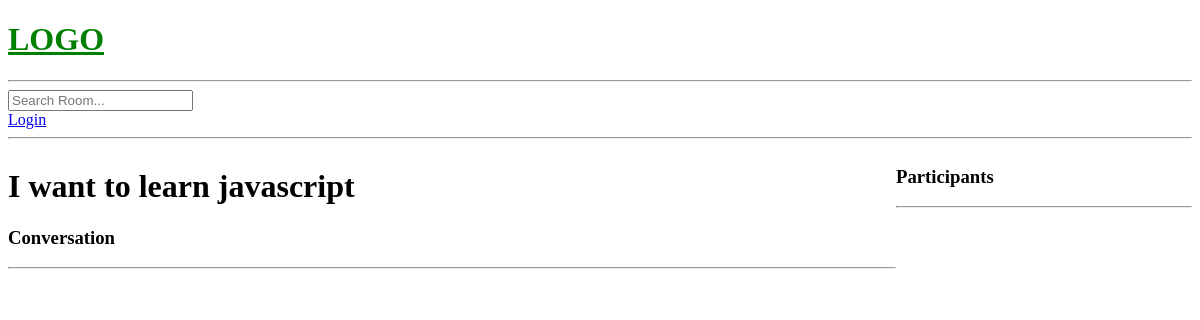
Page /room/4/ on the earlier database version.
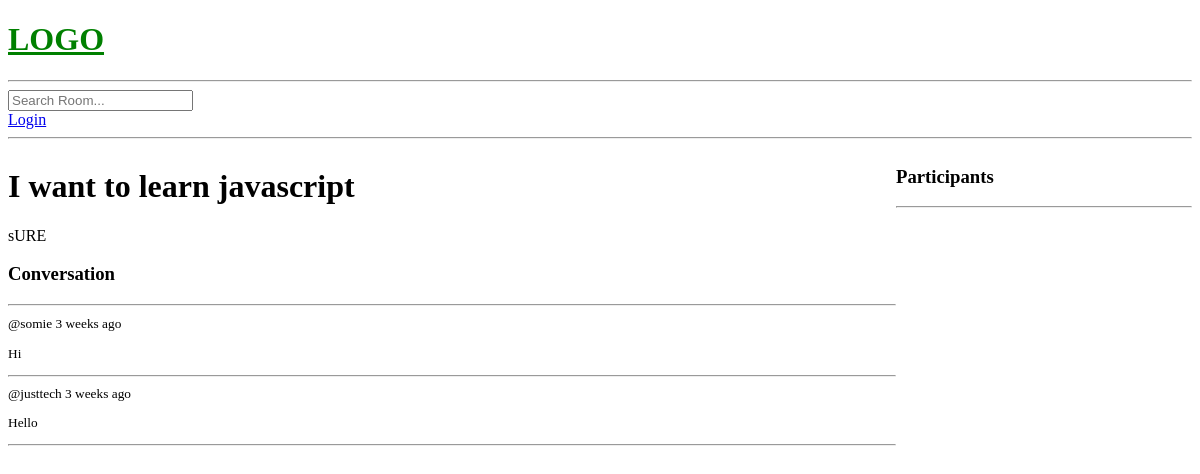
Same page on the later database version.
### base/models.py (models this page shows, shortened)
class Room(models.Model):
    host = models.ForeignKey(User, on_delete=models.SET_NULL, null=True)
    topic = models.ForeignKey(Topic, on_delete=models.SET_NULL, null=True)
    name = models.CharField(max_length=200)
    description = models.TextField(null=True, blank=True)
    participants = models.ManyToManyField(User, related_name='participants', blank=True)
    updated = models.DateTimeField(auto_now=True)
    created = models.DateTimeField(auto_now_add=True)
    class Meta:
        ordering = ['-updated', '-created']

class Message(models.Model):
    user = models.ForeignKey(User, on_delete=models.CASCADE)
    room = models.ForeignKey(Room, on_delete=models.CASCADE)
    body = models.TextField()
    updated = models.DateTimeField(auto_now=True)
    created = models.DateTimeField(auto_now_add=True)
    class Meta:
        ordering = ['-updated', '-created']

### base/views.py (the view, shortened to what this page needs)
# urls.py: path('room/<str:pk>/', views.room, name='room'),
def room(request, pk):
    room = Room.objects.get(id=pk)
    room_messages = room.message_set.all()
    participants = room.participants.all()
    context = {'room':room, 'room_messages': room_messages, 'participants':participants}
    return render(request, 'base/room.html', context)

### base/templates/base/room.html (shortened to what this page needs)
{% extends 'main.html' %}
{% block content %}
<div class="room-container">
    <div>
        <h1>{{room.name}}</h1>
        <p>{{room.description}}</p>
        <div class="commet-wrapper">
            <h3>Conversation</h3>
            <hr>
            {% for message in room_messages %}
            <div>
                <small>
                    @{{message.user}} {{message.created|timesince}} ago
                    <p>{{message.body}}</p>
                    <hr>
                </small>
            </div>
            {% endfor %}
        </div>
    </div>
    <div>
        <H3>Participants</H3>
        <hr>
    </div>
</div>
{% endblock %}

### templates/main.html (shortened to what this page needs)
<!DOCTYPE html>
<html lang="en">
<head>
</head>
<body>
    {% include 'navbar.html' %}
    {% block content %}
    {% endblock %}
</body>
</html>

### templates/navbar.html
<a style="color: green;" href="#">
    <h1>
        LOGO
    </h1>
    <hr>
</a>
<form action="{% url 'home' %}">
    <input type="text" name="q" placeholder="Search Room...">
</form>
{% if request.user.is_authenticated %}
<p>Hello {{request.user}}</p>
<a href="{% url 'logout' %}">Logout</a>
{% else %}
<a href="{% url 'login' %}">Login</a>
{% endif %}
<hr>

### base/templates/base/room.html (style rules this page uses)
.room-container { display: grid; grid-template-columns: 3fr 1fr; }

Differences in the rows shown:
changed Room "I want to learn javascript": description (not shown) → "sURE"
added Message: user "somie", created "3 weeks", body "Hi"
added Message: user "justtech", created "3 weeks", body "Hello"
